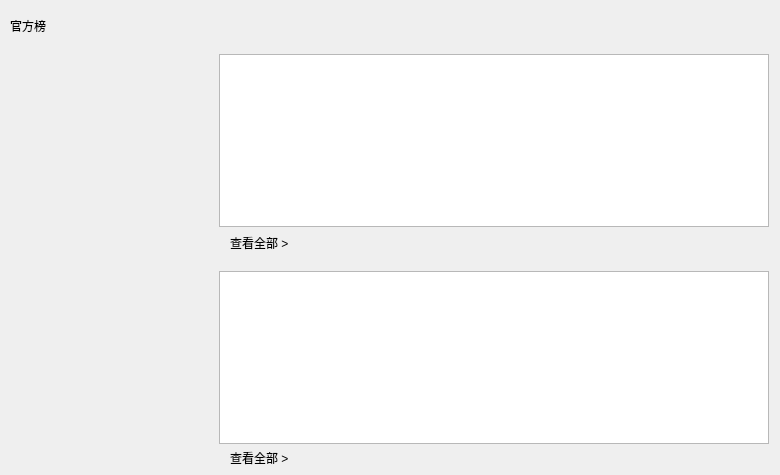
    <widget class="QWidget" name="rangking_list">
     <attribute name="title">
      <string>页</string>
     </attribute>
     <widget class="QLabel" name="labRankl">
      <property name="geometry">
       <rect>
        <x>10</x>
        <y>10</y>
        <width>81</width>
        <height>31</height>
       </rect>
      </property>
      <property name="text">
       <string>官方榜</string>
      </property>
     </widget>
     <widget class="QLabel" name="labmore1">
      <property name="geometry">
       <rect>
        <x>230</x>
        <y>235</y>
        <width>91</width>
        <height>16</height>
       </rect>
      </property>
      <property name="text">
       <string>查看全部 &gt;</string>
      </property>
     </widget>
     <widget class="QLabel" name="labmore2">
      <property name="geometry">
       <rect>
        <x>230</x>
        <y>450</y>
        <width>91</width>
        <height>16</height>
       </rect>
      </property>
      <property name="text">
       <string>查看全部 &gt;</string>
      </property>
     </widget>
     <widget class="QWidget" name="layoutWidget">
      <property name="geometry">
       <rect>
        <x>10</x>
        <y>50</y>
        <width>761</width>
        <height>181</height>
       </rect>
      </property>
      <layout class="QHBoxLayout" name="horizontalLayout_12">
       <property name="leftMargin">
        <number>2</number>
       </property>
       <property name="rightMargin">
        <number>2</number>
       </property>
       <item>
        <widget class="QWidget" name="widUp" native="true">
         <property name="minimumSize">
          <size>
           <width>173</width>
           <height>173</height>
          </size>
         </property>
         <property name="maximumSize">
          <size>
           <width>173</width>
           <height>173</height>
          </size>
         </property>
        </widget>
       </item>
       <item>
        <spacer name="horizontalSpacer_6">
         <property name="orientation">
          <enum>Qt::Horizontal</enum>
         </property>
         <property name="sizeHint" stdset="0">
          <size>
           <width>10</width>
           <height>20</height>
          </size>
         </property>
        </spacer>
       </item>
       <item>
        <widget class="QListWidget" name="listCont">
         <property name="minimumSize">
          <size>
           <width>550</width>
           <height>173</height>
          </size>
         </property>
         <property name="maximumSize">
          <size>
           <width>16777215</width>
           <height>173</height>
          </size>
         </property>
        </widget>
       </item>
      </layout>
     </widget>
     <widget class="QWidget" name="layoutWidget">
      <property name="geometry">
       <rect>
        <x>10</x>
        <y>270</y>
        <width>761</width>
        <height>175</height>
       </rect>
      </property>
      <layout class="QHBoxLayout" name="horizontalLayout_13">
       <property name="leftMargin">
        <number>2</number>
       </property>
       <property name="rightMargin">
        <number>2</number>
       </property>
       <item>
        <widget class="QWidget" name="widUp2" native="true">
         <property name="minimumSize">
          <size>
           <width>173</width>
           <height>173</height>
          </size>
         </property>
         <property name="maximumSize">
          <size>
           <width>173</width>
           <height>173</height>
          </size>
         </property>
        </widget>
       </item>
       <item>
        <spacer name="horizontalSpacer_7">
         <property name="orientation">
          <enum>Qt::Horizontal</enum>
         </property>
         <property name="sizeHint" stdset="0">
          <size>
           <width>29</width>
           <height>17</height>
          </size>
         </property>
        </spacer>
       </item>
       <item>
        <widget class="QListWidget" name="listCont2">
         <property name="minimumSize">
          <size>
           <width>550</width>
           <height>173</height>
          </size>
         </property>
         <property name="maximumSize">
          <size>
           <width>16777215</width>
           <height>173</height>
          </size>
         </property>
        </widget>
       </item>
      </layout>
     </widget>
    </widget>
